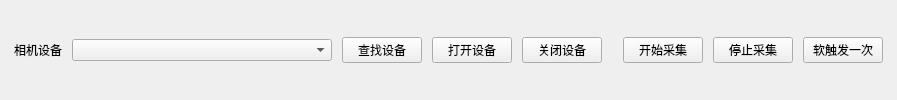
         <widget class="QFrame" name="cameraToolbar">
          <property name="card" stdset="0">
           <bool>true</bool>
          </property>
          <layout class="QHBoxLayout" name="cameraToolbarLayout">
           <property name="spacing">
            <number>10</number>
           </property>
           <property name="leftMargin">
            <number>14</number>
           </property>
           <property name="topMargin">
            <number>10</number>
           </property>
           <property name="rightMargin">
            <number>14</number>
           </property>
           <property name="bottomMargin">
            <number>10</number>
           </property>
           <item>
            <widget class="QLabel" name="DeviceStrLabel">
             <property name="text">
              <string>相机设备</string>
             </property>
            </widget>
           </item>
           <item>
            <widget class="QComboBox" name="DeviceStrBox">
             <property name="minimumSize">
              <size>
               <width>260</width>
               <height>0</height>
              </size>
             </property>
             <property name="sizePolicy">
              <sizepolicy hsizetype="Expanding" vsizetype="Fixed">
               <horstretch>0</horstretch>
               <verstretch>0</verstretch>
              </sizepolicy>
             </property>
            </widget>
           </item>
           <item>
            <widget class="QPushButton" name="SearchDevice">
             <property name="text">
              <string>查找设备</string>
             </property>
            </widget>
           </item>
           <item>
            <widget class="QPushButton" name="DeviceOpen">
             <property name="text">
              <string>打开设备</string>
             </property>
             <property name="primary" stdset="0">
              <bool>true</bool>
             </property>
            </widget>
           </item>
           <item>
            <widget class="QPushButton" name="DeviceClose">
             <property name="text">
              <string>关闭设备</string>
             </property>
            </widget>
           </item>
           <item>
            <widget class="QFrame" name="toolSeparator">
             <property name="minimumSize">
              <size>
               <width>1</width>
               <height>28</height>
              </size>
             </property>
             <property name="maximumSize">
              <size>
               <width>1</width>
               <height>28</height>
              </size>
             </property>
             <property name="frameShape">
              <enum>QFrame::Shape::NoFrame</enum>
             </property>
            </widget>
           </item>
           <item>
            <widget class="QPushButton" name="StartGrab">
             <property name="text">
              <string>开始采集</string>
             </property>
             <property name="primary" stdset="0">
              <bool>true</bool>
             </property>
            </widget>
           </item>
           <item>
            <widget class="QPushButton" name="StopGrab">
             <property name="text">
              <string>停止采集</string>
             </property>
             <property name="danger" stdset="0">
              <bool>true</bool>
             </property>
            </widget>
           </item>
           <item>
            <widget class="QPushButton" name="SingleSoftTrigger">
             <property name="text">
              <string>软触发一次</string>
             </property>
            </widget>
           </item>
          </layout>
         </widget>
